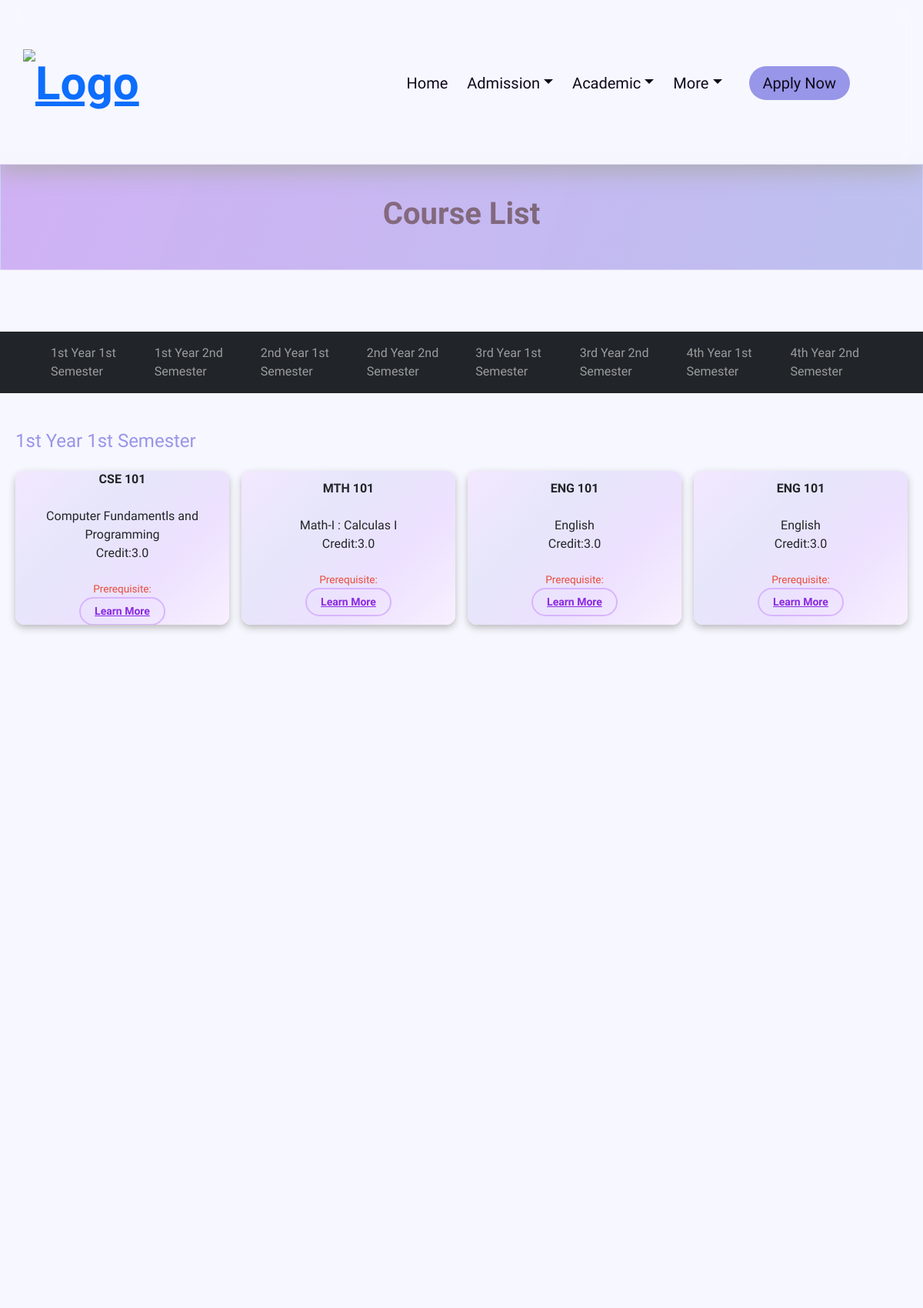
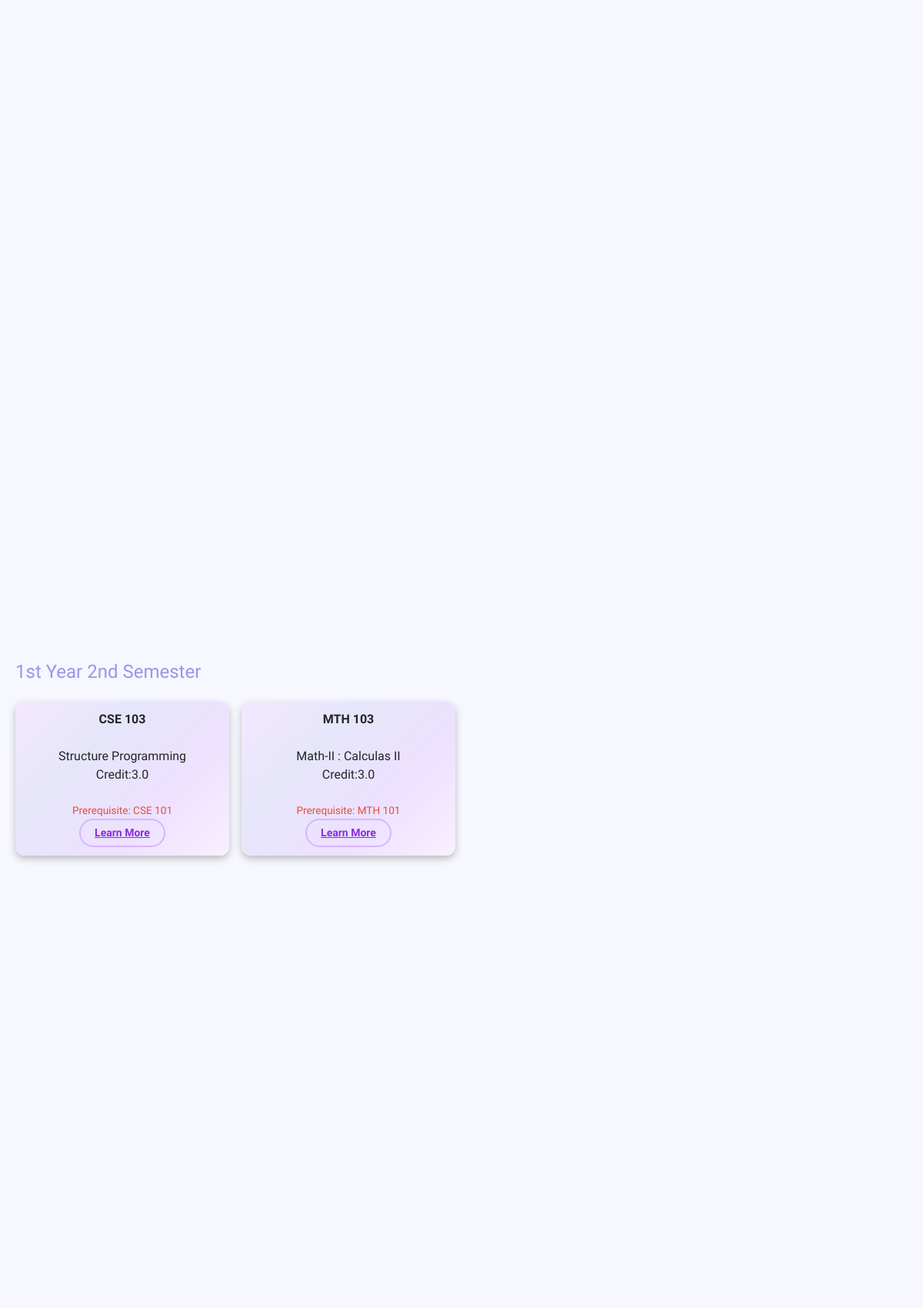
The app's page /aca/course (upper part) with its own data (2 pictures, top to bottom).
### academics/models.py (models this page shows, shortened)
class Course(models.Model):
    code = models.CharField(max_length=120)
    title = models.CharField(max_length=120)
    description = RichTextField(blank=True,null=True)
    credit = models.FloatField(default=0.0)
    YEAR = [
        ('1st','1st'),
        ('2nd','2nd'),
        ('3rd','3rd'),
        ('4th','4th'),
    ]
    SEMESTER = [
        ('1st','1st'),
        ('2nd','2nd'),
    ]
    year = models.CharField(max_length=15, choices = YEAR, null = True)
    semester = models.CharField(max_length=15, choices = SEMESTER, null = True)
    def __str__(self):
        return self.code

class Prerequisite(models.Model):
    course = models.ForeignKey(
        Course,
        on_delete=models.SET_NULL,
        null= True,
        related_name='main_course_prerequisites'
    )
    prerequisite = models.ForeignKey(
        Course,
        on_delete=models.SET_NULL,
        null=True,
        blank=True,
        related_name='prerequisite_for_courses'
    )

### academics/views.py (the view)
# urls.py: path('course', views.course, name='course'),
def course(request):
    courses = Course.objects.all()
    prerequisites = Prerequisite.objects.all()
    return render(request, 'academics/course.html', {
        "courses":courses,
        "prerequisites":prerequisites,
    })

### templates/academics/course.html (shortened to what this page needs)
{% extends 'base.html' %}
{% load static %}
{% block head %}
    <link rel="stylesheet" href="{% static 'css/gallery.css' %}">
    <link href="https://cdn.jsdelivr.net/npm/bootstrap@5.1.3/dist/css/bootstrap.min.css" rel="stylesheet">
    <link rel="stylesheet" href="{% static 'css/courses.css' %}">
{% endblock %}
{% block content %}
<div class="banner-global">
  <h1 class="gradient-text-global">Course List</h1>
</div>
<nav class="navbar navbar-expand-lg navbar-dark bg-dark sticky-top">
    <div class="container">
        <div class="collapse navbar-collapse" id="navbarNav">
            <ul class="navbar-nav">
                <li class="nav-item">
                    <a class="nav-link" href="#1stYear1stSemester">1st Year 1st Semester</a>
                </li>
                <li class="nav-item">
                    <a class="nav-link" href="#1stYear2ndSemester">1st Year 2nd Semester</a>
                </li>
                <li class="nav-item">
                    <a class="nav-link" href="#2ndYear1stSemester">2nd Year 1st Semester</a>
                </li>
                <li class="nav-item">
                    <a class="nav-link" href="#2ndYear2ndSemester">2nd Year 2nd Semester</a>
                </li>
                <li class="nav-item">
                    <a class="nav-link" href="#3rdYear1stSemester">3rd Year 1st Semester</a>
                </li>
                <li class="nav-item">
                    <a class="nav-link" href="#3rdYear2ndSemester">3rd Year 2nd Semester</a>
                </li>
                <li class="nav-item">
                    <a class="nav-link" href="#4thYear1stSemester">4th Year 1st Semester</a>
                </li>
                <li class="nav-item">
                    <a class="nav-link" href="#4thYear2ndSemester">4th Year 2nd Semester</a>
                </li>
            </ul>
        </div>
    </div>
</nav>
<section class="section py-5" id="1stYear1stSemester">
    <h2 class="sub-heading mb-4">1st Year 1st Semester</h2>
    <div class="row g-3">
        {% for course in courses %}
        {% if course.year == '1st' and course.semester == '1st' %}
        <div class="col-md-3 col-sm-6">
            <div class="course-card">
                <strong>{{ course.code }}</strong><br>
                {{ course.title }}<br>Credit:{{course.credit}}<br><br>
                <div class="hp">Prerequisite:
                </div>
                <a href="#modal-{{ course.id }}" class="custom-read-more">Learn More</a>
            </div>
        </div>
        {% endif %}
        {% endfor %}
    </div>
</section>
<section class="section py-5" id="1stYear2ndSemester">
    <h2 class="sub-heading mb-4">1st Year 2nd Semester</h2>
    <div class="row g-3">
        {% for course in courses %}
        {% if course.year == '1st' and course.semester == '2nd' %}
        <div class="col-md-3 col-sm-6">
            <div class="course-card">
                <strong>{{ course.code }}</strong><br>
                {{ course.title }}<br>Credit:{{course.credit}}<br><br>
                <div class="hp">Prerequisite:
                {% for prerequisite in prerequisites %}
                {% if course == prerequisite.course %}
                 {{ prerequisite.prerequisite }}
                {% endif %}
                {% endfor %}
                </div>
                <a href="#modal-{{ course.id }}" class="custom-read-more">Learn More</a>
            </div>
        </div>
        {% endif %}
        {% endfor %}
    </div>
</section>
{% endblock %}

### static/css/gallery.css (style rules this page uses)
h2 { font-size: 1.5rem; margin-top: 40px; color: #333; }

### static/css/courses.css (style rules this page uses)
* { margin: 0; padding: 0; box-sizing: border-box; }
body { font-family: "Lexend", sans-serif; text-align: center; margin: 0; padding: 0; min-height: 100vh; background-color: var(--bg-color); }
.custom-read-more { font-weight: bold; font-size: 14px; color: blueviolet; border: 2px solid #d8b4fe; padding: 6px 18px; border-radius: 20px; transition: background-color 0.3s ease, color 0.3s ease; }

### static/css/base.css (style rules this page uses)
:root { --primary-color: #9896e8; --bg-color: #f7f7ff; --bg-shade: rgba(0, 0, 0, 0.03); --txt-color: #0f091a; --shadow-color: rgba(170, 170, 170, 0.78); --secondary-color: rgba(181, 181, 238, 0.39); transition: background-color 0.3s ease-in-out, color 0.3s ease-in-out, border-color 0.3s ease-in-out; }
* { box-sizing: border-box; margin: 0; padding: 0; font-family: 'Lexend', sans-serif; transition: background-color 0.3s ease-in-out, color 0.3s ease-in-out, border-color 0.3s ease-in-out, box-shadow 0.3s ease-in-out; }
body { background-color: var(--bg-color); --header-color: var(--primary-color); }
nav { position: relative; }
section { height: 2000px; padding: 20px; }
h2 { font-size: 24px; margin-bottom: 10px; }

### static/css/global.css (style rules this page uses)
body { font-family: 'Lexend', sans-serif; background-size: 400% 400%; margin: 0; }
.gradient-text-global { background: linear-gradient(108.4deg, rgb(142, 109, 128) 6.9%, rgb(90, 90, 115) 86.5%); background-clip: text; font-weight: bold; -webkit-background-clip: text; -webkit-text-fill-color: transparent; animation: gradientMove 10s ease infinite; background-size: 200% 200%; }
.banner-global { transform-origin: top center; margin-top: -15px; margin-bottom: 80px; width: 100%; padding: 40px; background-image: linear-gradient(108.4deg, rgba(197, 159, 241, 0.8), rgba(152, 197, 229, 0.82)); background-size: 200% 200%; animation: gradientAnimation 10s ease infinite; position: relative; backdrop-filter: blur(10px); -webkit-backdrop-filter: blur(10px); border: 1px solid rgba(255, 255, 255, 0.3); overflow: hidden; transition: background 0.5s ease-in-out; text-align: center; }

### templates/academics/course.html (style rules this page uses)
.course-card { background: linear-gradient(135deg, #f3e8ff, #e6e6fa, #ede1ff, #f8f0ff); border-radius: 12px; overflow: hidden; box-shadow: 0 4px 10px var(--shadow-color); padding: 20px; text-align: center; display: flex; flex-direction: column; align-items: center; justify-content: center; max-height: 200px; min-height: 150px; transition: transform 0.3s ease-in-out; }
.hp { color: #e74c3c; font-size: 0.85rem; }

### records on screen
Course: code "CSE 101", title "Computer Fundamentls and Programming", credit "3.0"
Course: code "MTH 101", title "Math-I : Calculas I", credit "3.0"
Course: code "ENG 101", title "English", credit "3.0"
Course: code "ENG 101", title "English", credit "3.0"
Course: code "CSE 103", title "Structure Programming", credit "3.0"
Prerequisite: prerequisite "CSE 101"
Course: code "MTH 103", title "Math-II : Calculas II", credit "3.0"
Prerequisite: prerequisite "MTH 101"
